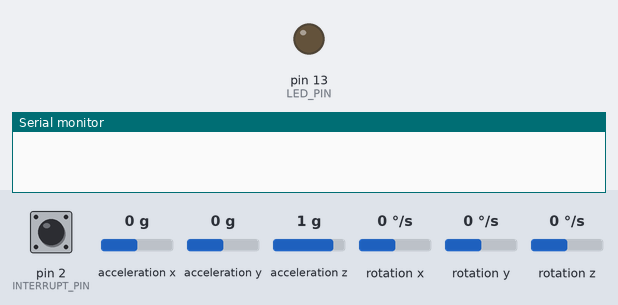
Recording of a sketch running on a simulated Arduino Uno, built with avr-gcc and run on an emulated ATmega328P. Shown: output pins drawn as LEDs (lit = HIGH), the last lines printed to the serial monitor. Dashed ring = blinking. The test bench sets the inputs (shaded band); at power-on: acceleration x 0 g, acceleration y 0 g, acceleration z 1 g, rotation z 0 °/s, pin 2 (INTERRUPT_PIN) LOW, rotation x 0 °/s, rotation y 0 °/s. The sensor or clock chip raises its interrupt line as the real part does.

Above: at 0.1 s.
At 1.75 s:
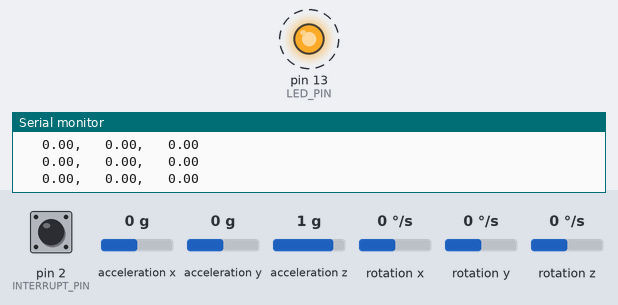
1.8 s: acceleration x set to -1.4 g
4.8 s: acceleration y set to -1.4 g
7.8 s: acceleration z set to -1.4 g
10.8 s: rotation z set to -192 °/s
Timing chart, 0 to 14.8 s (numbered marks = the images above; inputs shaded):
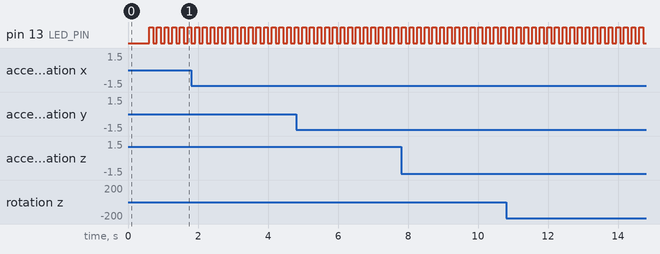

The sketch:

gyro_dataforwarding.ino
```cpp
#include "I2Cdev.h"
#include "MPU6050_6Axis_MotionApps612.h"

#if I2CDEV_IMPLEMENTATION == I2CDEV_ARDUINO_WIRE
#include "Wire.h"
#endif

MPU6050 mpu;

#define OUTPUT_READABLE_YAWPITCHROLL
#define INTERRUPT_PIN 2
#define LED_PIN 13

volatile bool mpuInterrupt = false;
void dmpDataReady() {
  mpuInterrupt = true;
}

bool dmpReady = false;
uint8_t mpuIntStatus;
uint8_t devStatus;
uint16_t packetSize;
uint16_t fifoCount;
uint8_t fifoBuffer[64];
const int buttonPin = 4;
bool startStitch = true;
Quaternion q;
VectorFloat gravity;
float ypr[3];

unsigned long startTime;

void setup() {
  Wire.begin();
  Wire.setClock(400000);

  Serial.begin(115200);
  while (!Serial);

  pinMode(buttonPin, INPUT);

  //Serial.println(F("Initializing I2C devices..."));
  mpu.initialize();
  pinMode(INTERRUPT_PIN, INPUT);

  //Serial.println(F("Testing device connections..."));
  //Serial.println(mpu.testConnection() ? F("MPU6050 connection successful") : F("MPU6050 connection failed"));

  //Serial.println(F("\nSend any character to begin DMP programming and demo: "));
  //while (Serial.available() && Serial.read());
  //while (!Serial.available());
  //while (Serial.available() && Serial.read());

  //Serial.println(F("Initializing DMP..."));
  devStatus = mpu.dmpInitialize();

  mpu.setXGyroOffset(51);
  mpu.setYGyroOffset(8);
  mpu.setZGyroOffset(21);
  mpu.setXAccelOffset(1150);
  mpu.setYAccelOffset(-50);
  mpu.setZAccelOffset(1060);

  if (devStatus == 0) {
    mpu.CalibrateAccel(6);
    mpu.CalibrateGyro(6);
    //Serial.println();
    //mpu.PrintActiveOffsets();
    //Serial.println(F("Enabling DMP..."));
    mpu.setDMPEnabled(true);

    //Serial.print(F("Enabling interrupt detection (Arduino external interrupt "));
    //Serial.print(digitalPinToInterrupt(INTERRUPT_PIN));
    //Serial.println(F(")..."));
    attachInterrupt(digitalPinToInterrupt(INTERRUPT_PIN), dmpDataReady, RISING);
    mpuIntStatus = mpu.getIntStatus();

    //Serial.println(F("DMP ready! Waiting for first interrupt..."));
    dmpReady = true;
    packetSize = mpu.dmpGetFIFOPacketSize();
  } else {
    //Serial.print(F("DMP Initialization failed (code "));
    //Serial.print(devStatus);
    //Serial.println(F(")"));
  }

  startTime = millis();
  pinMode(LED_PIN, OUTPUT);

}

void loop() {
  if (!dmpReady) return;

  if (mpu.dmpGetCurrentFIFOPacket(fifoBuffer)) {
    unsigned long currentTime = millis();

#ifdef OUTPUT_READABLE_YAWPITCHROLL

    mpu.dmpGetQuaternion(&q, fifoBuffer);
    mpu.dmpGetGravity(&gravity, &q);
    mpu.dmpGetYawPitchRoll(ypr, &q, &gravity);

    char buffer[100];
    dtostrf(currentTime, 10, 0, buffer);
    //Serial.print(buffer);
    //Serial.print("\t");

    dtostrf(ypr[0] * 180 / M_PI, 7, 2, buffer);
    Serial.print(buffer);
    Serial.print(",");

    dtostrf(ypr[1] * 180 / M_PI, 7, 2, buffer);
    Serial.print(buffer);
    Serial.print(",");

    dtostrf(ypr[2] * 180 / M_PI, 7, 2, buffer);
    Serial.print(buffer);
    Serial.print("\n");

    delay(100);
#endif

    digitalWrite(LED_PIN, !digitalRead(LED_PIN));
  }
}
```

Measured:
- by itself, pin 13 (LED_PIN): alternates HIGH for 0.11 s and LOW for 0.11 s
